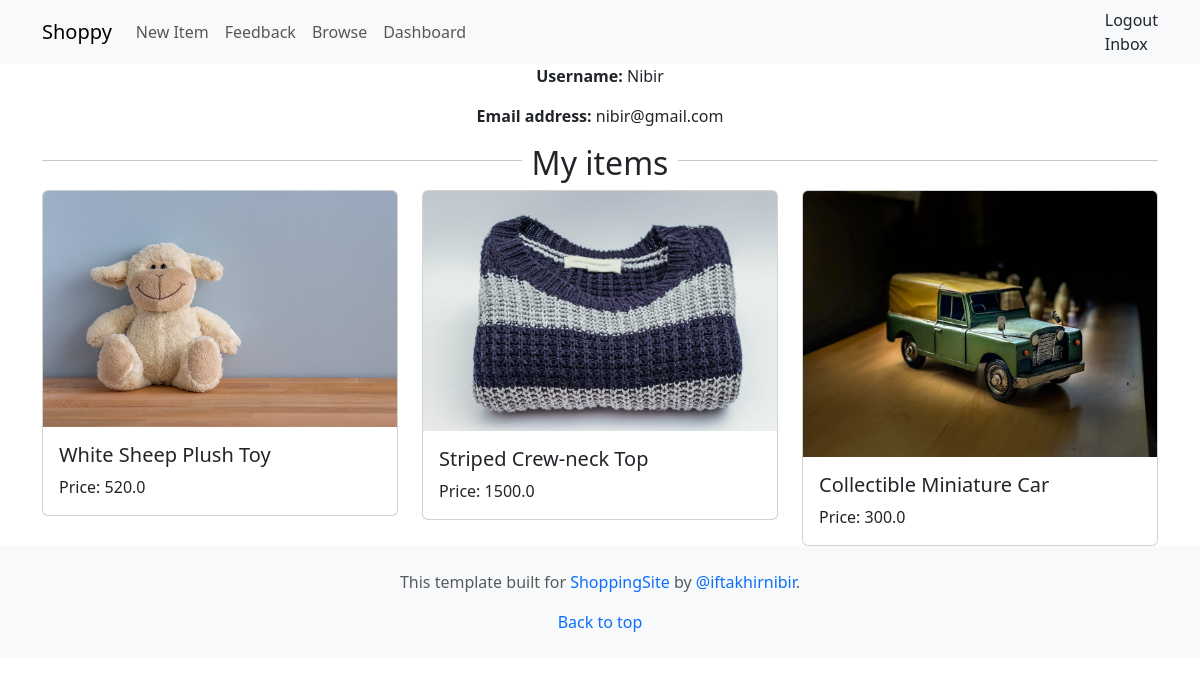
The page /dashboard/ (signed in) on the database its author committed.
### item/models.py (models this page shows, shortened)
class Item(models.Model):
    category = models.ForeignKey(Category, related_name='items', on_delete=models.CASCADE) #It's a foreign key field, which means it will establish a link between Item and Category models. An item will be associated with a category."related_name='items'":It means that we can access all items associated with a category using category.items.all(). 'on_delete=models.CASCADE': which means that when a Category is deleted, all associated Item records will also be deleted.
    name = models.CharField(max_length=255)
    description = models.TextField(blank=True, null=True)
    price = models.FloatField()
    image = models.ImageField(upload_to='item_images', blank=True, null=True) #Django will created the uploaded folder for us if it doesn't exist. In case the user doesn't want to provide an image so black = True and null = True
    is_sold = models.BooleanField(default=False)
    created_by = models.ForeignKey(User, related_name='items', on_delete=models.CASCADE)
    created_at = models.DateTimeField(auto_now_add=True)

### dashboard/views.py (the view)
# urls.py: path("", views.index, name="index"),
@login_required
def index(request):
    items = Item.objects.filter(created_by=request.user)
    return render(request, 'dashboard.html', {
        'items': items
    })

### dashboard/templates/dashboard.html (shortened to what this page needs)
{% extends 'base.html' %}
{% block content %}
{% if request.user.is_authenticated %}
<div class="icon" style="text-align: center;">
<p><b>Username: </b>{{request.user.username}}</p>
<p><b>Email address: </b>{{request.user.email}}</p>
</div>
{% endif %}
<div style="display: flex;">
    <hr style="flex-grow: 1;">
    <h2 style="text-align: center; margin: 0 10px; margin-bottom: 8px;" >My items</h2>
    <hr style="flex-grow: 1;">
</div>
<div class="item">
  <div class="row">
    {% for item in items %}
    <div class="col-md-4">
        <a style="text-decoration: none;" href="{% url 'item:detail' item.id %}">
        <div class="card">
            <img src="{{item.image.url}}" class="card-img-top" alt="Image 1">
            <div class="card-body">
                <h5 class="card-title">{{item.name}}</h5>
                <p class="card-text">Price: {{item.price}}</p>
            </div>
        </div>
    </a>
    </div>
    {% endfor %}
</div>
</div>
{% endblock %}

### rows shown on the page
Item: image (picture), name "White Sheep Plush Toy", price "520.0"
Item: image (picture), name "Striped Crew-neck Top", price "1500.0"
Item: image (picture), name "Collectible Miniature Car", price "300.0"

### other values the page prints
{{ request.user.username }} "Nibir"
{{ request.user.email }} "nibir@gmail.com"
